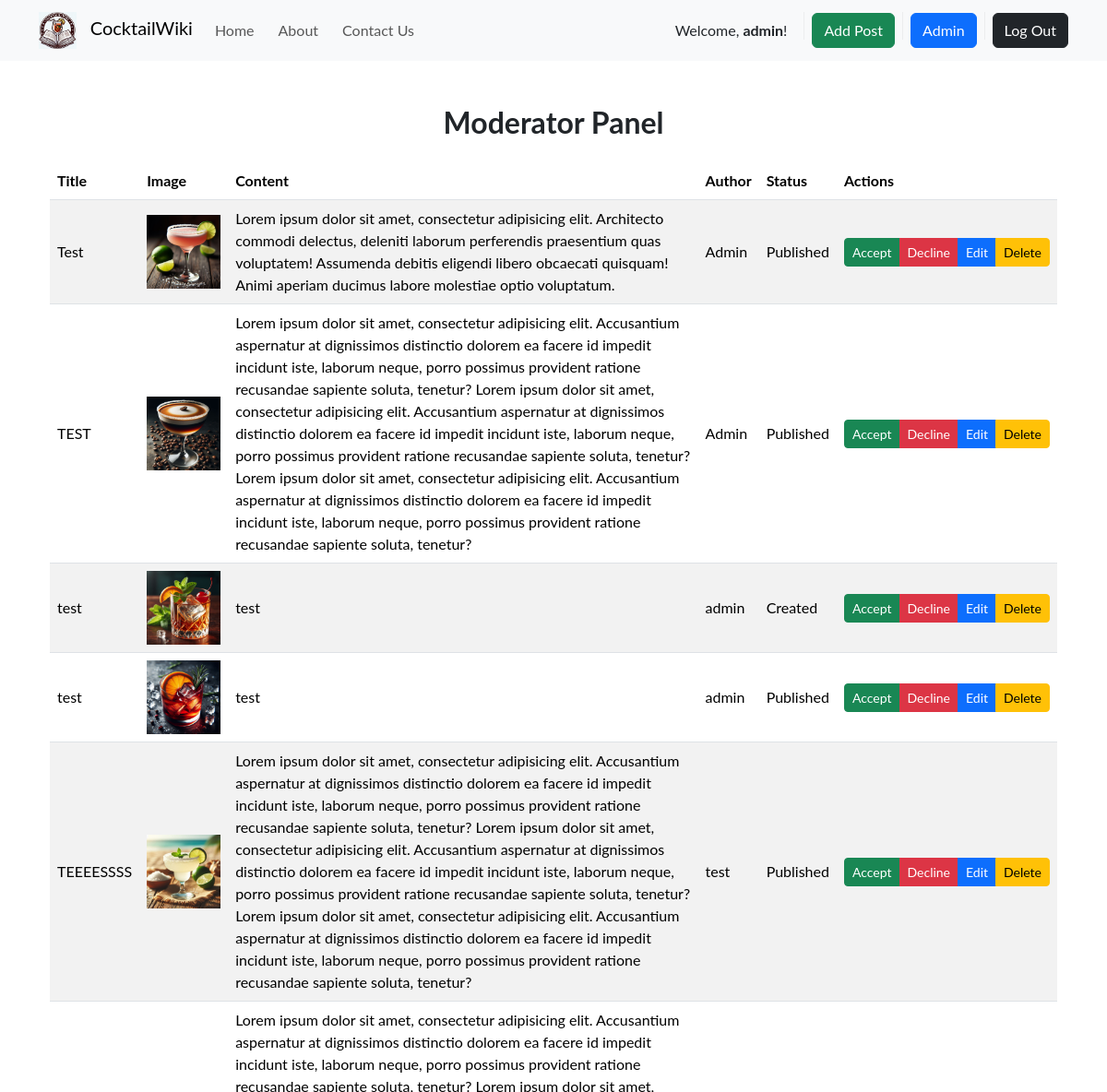
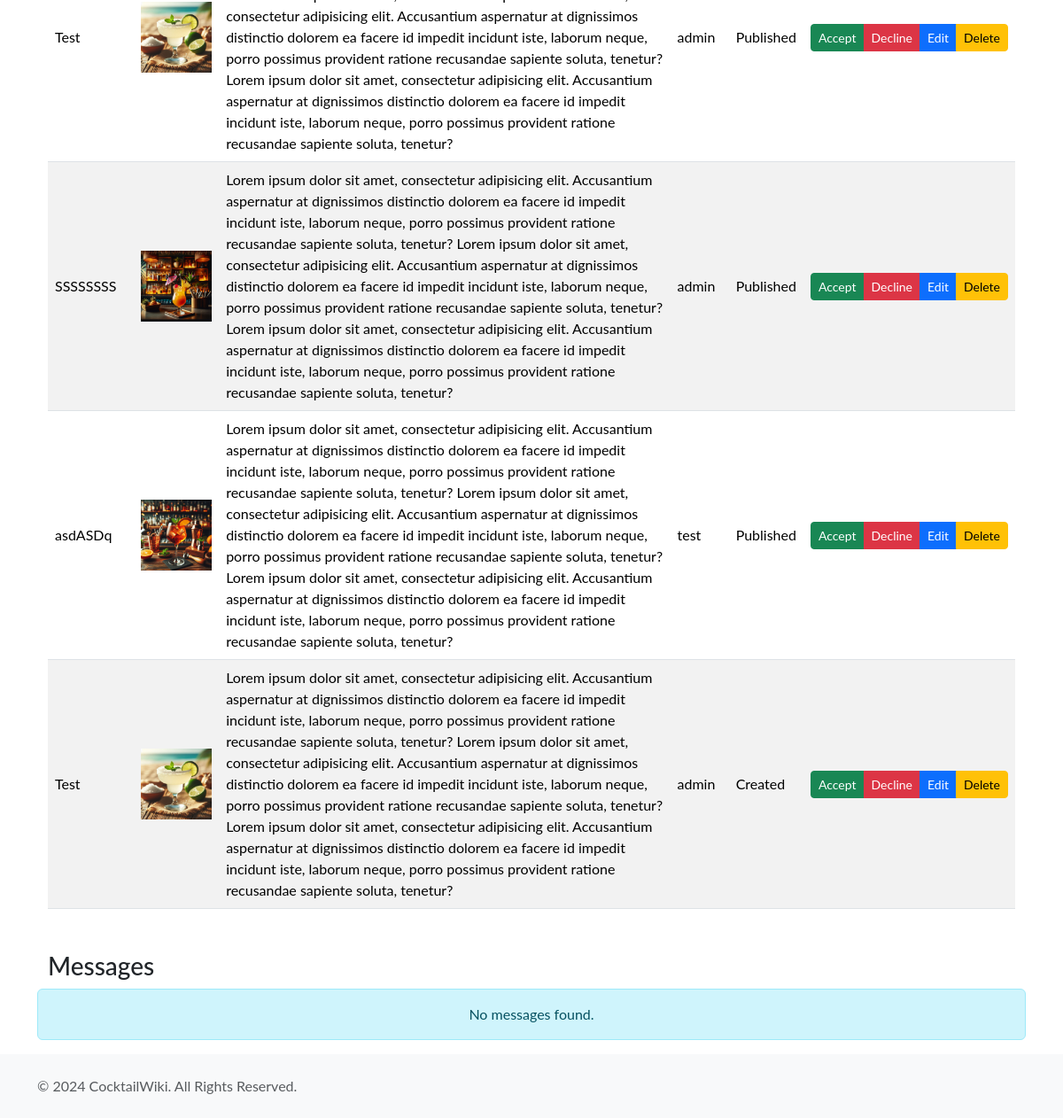
The app's page /moderator-panel/ (signed in), older data (2 pictures, top to bottom).
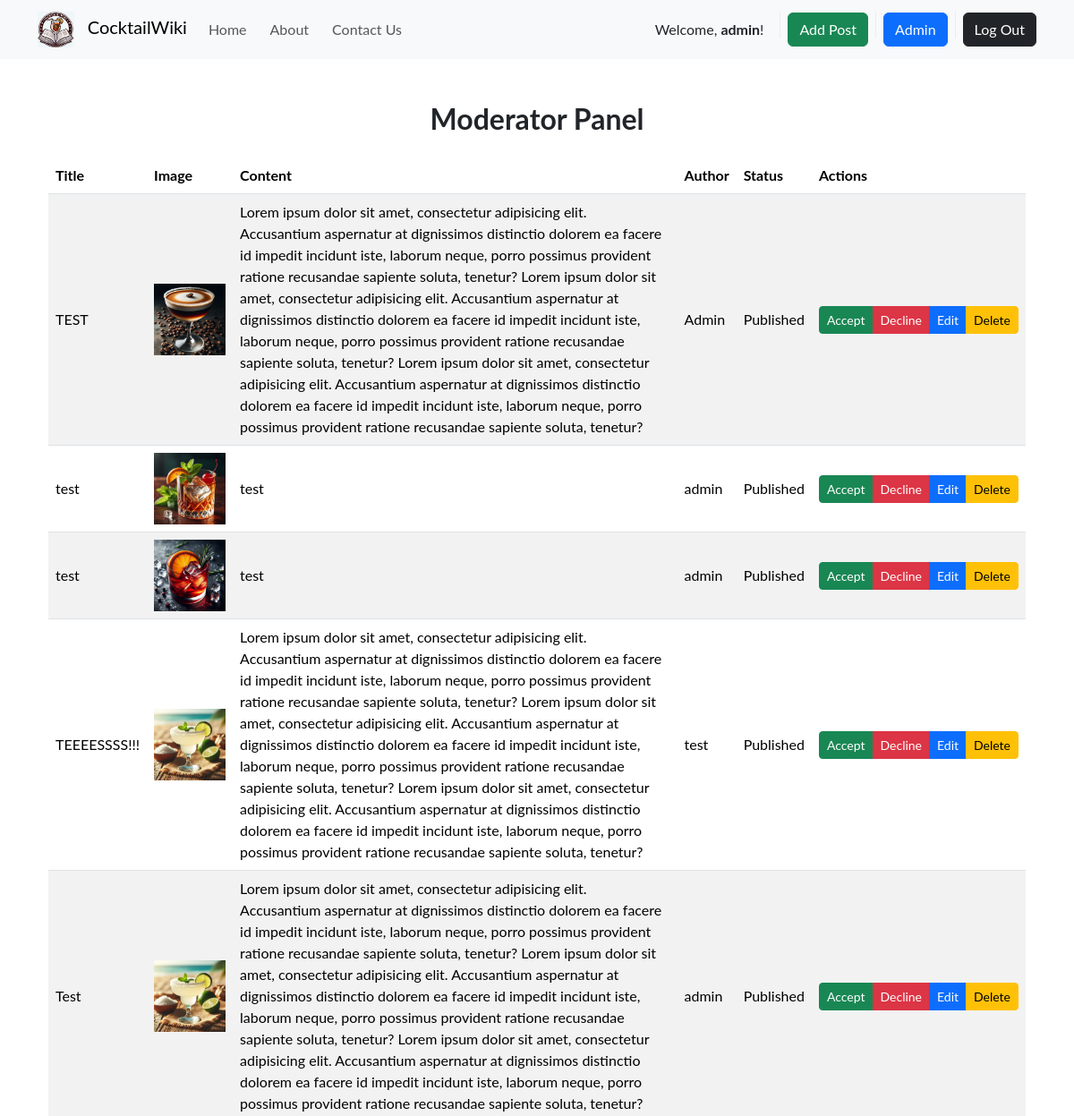
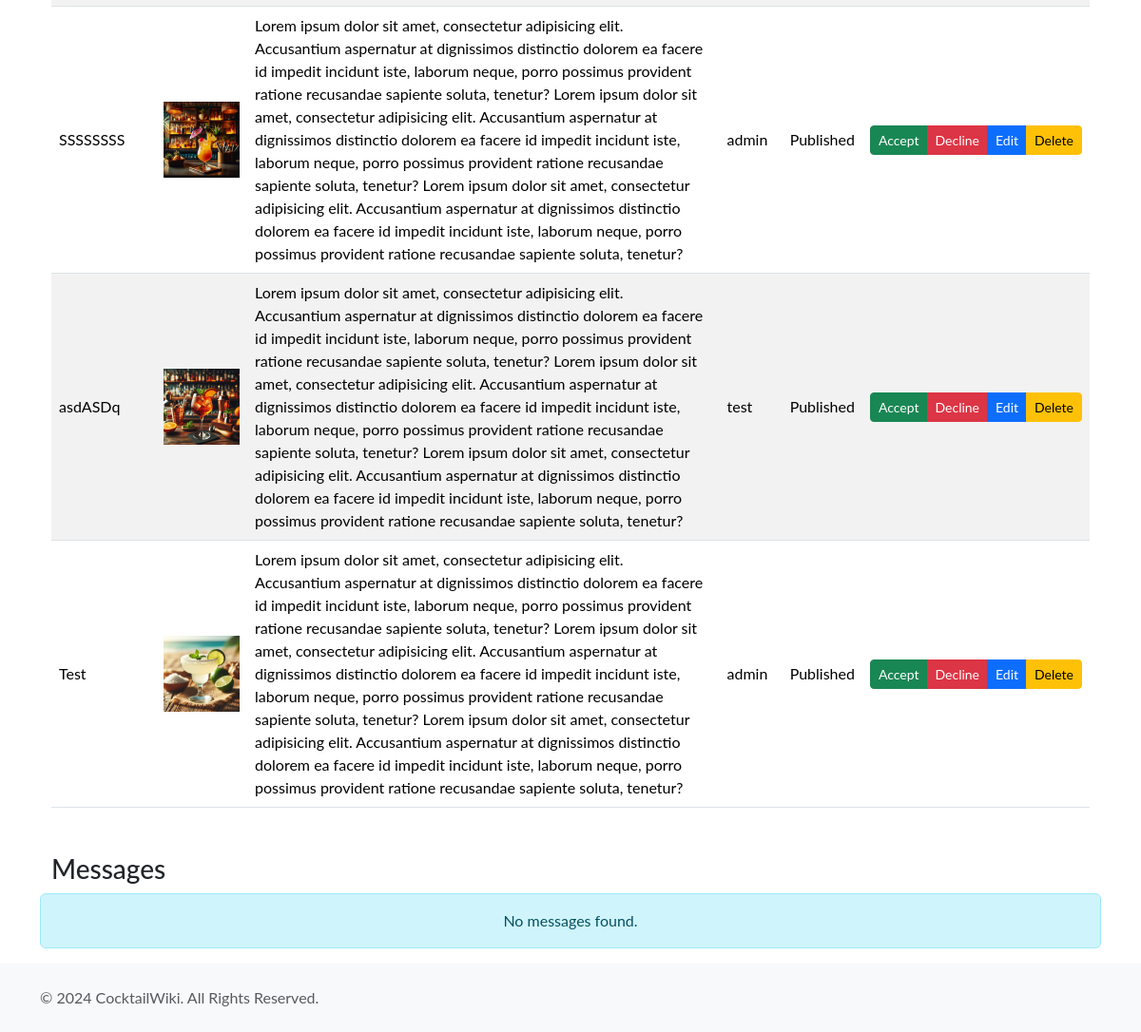
The same page, newer data (2 pictures, top to bottom).
### main/models.py (models this page shows, shortened)
class Post(models.Model):
    STATUS_POST = (
        (0, "Created"),
        (1, "Published"),
        (2, "Denied")
    )
    title = models.CharField(max_length=2500)
    content = models.TextField()
    image = models.ImageField('Image', null=False, upload_to='media')
    author = models.ForeignKey(User, on_delete=models.CASCADE)
    created_at = models.DateTimeField(auto_now_add=True)
    status = models.IntegerField(STATUS_POST, default=0)
    def display_status(self):
        return dict(self.STATUS_POST).get(self.status, 'Unknown')

### main/views.py (the view)
# urls.py: path('moderator-panel/', views.moderator_panel, name='moderator_panel'),
@login_required
@user_passes_test(is_moderator)
def moderator_panel(request):
    posts = Post.objects.all().order_by('created_at')
    messages = Message.objects.all().order_by('created_at')
    return render(request, 'main/admin_panel/moderator_panel.html', {'posts': posts, 'messages': messages})

### main/context_processors.py (called while the page is built)
def moderator_status(request):
    is_moderator = request.user.groups.filter(name='Administrator').exists() if request.user.is_authenticated else False
    return {'is_moderator': is_moderator}

### main/views.py (called while the page is built)
def is_moderator(user):
    return user.groups.filter(name='Administrator').exists()

### main/templates/main/admin_panel/moderator_panel.html (shortened to what this page needs)
{% extends 'main/layout.html' %}
{% block content %}
<div class="container mt-4">
    <h2 class="text-center title-page">Moderator Panel</h2>
    <div class="d-none d-lg-block">
        <table class="table table-striped mt-4">
            <thead>
                <tr>
                    <th>Title</th>
                    <th>Image</th>
                    <th>Content</th>
                    <th>Author</th>
                    <th>Status</th>
                    <th>Actions</th>
                </tr>
            </thead>
            <tbody>
                {% for post in posts %}
                <tr>
                    <td>{{ post.title }}</td>
                    <td><img src="{{ post.image.url }}" width="80" alt="{{ post.title }} image"></td>
                    <td>{{ post.content }}</td>
                    <td>{{ post.author }}</td>
                    <td>{{ post.display_status }}</td>
                    <td>
                        <div class="btn-group" role="group" aria-label="Post Actions">
                            <a class="btn btn-success btn-sm" href="{% url 'change_status' post.id 1 %}">
                                 Accept
                            </a>
                            <a class="btn btn-danger btn-sm" href="{% url 'change_status' post.id 2 %}">
                                 Decline
                            </a>
                            <a class="btn btn-primary btn-sm" href="{% url 'edit_post' post.id %}">
                                 Edit
                            </a>
                            <a class="btn btn-warning btn-sm" href="{% url 'delete_post' post.id %}"
                               onclick="return confirm('Are you sure you want to delete this post?');">
                                 Delete
                            </a>
                        </div>
                    </td>
                </tr>
                {% endfor %}
            </tbody>
        </table>
    </div>
    <h3 class="mt-5">Messages</h3>
    <div class="row">
        {% if messages %}
        {% for message in messages %}
        <div class="col-12 col-sm-6 col-md-4 mb-4">
            <div class="card h-100">
                <div class="card-body">
                    <p class="card-text">{{ message.content }}</p>
                    <small class="text-muted">From: {{ message.sender.username }} on {{ message.created_at }}</small>
                </div>
                <div class="card-footer text-center">
                    <a href="{% url 'delete_message' message.id %}" class="btn btn-danger btn-sm"
                       onclick="return confirm('Are you sure you want to delete this message?');">Delete</a>
                </div>
            </div>
        </div>
        {% endfor %}
        {% else %}
        <div class="alert alert-info text-center w-100" role="alert">
            No messages found.
        </div>
        {% endif %}
    </div>
</div>
{% endblock %}

### main/templates/main/layout.html (shortened to what this page needs)
{% load static %}
<!DOCTYPE html>
<html lang="en">
<head>
    <link href="https://cdn.jsdelivr.net/npm/bootstrap@5.3.3/dist/css/bootstrap.min.css" rel="stylesheet"
>
    <link href="{% static 'css/main.css' %}" rel="stylesheet">
</head>
<body>
<nav class="navbar navbar-expand-lg navbar-light bg-light">
    <div class="container">
        <a class="navbar-brand" href="{% url 'index' %}">
            <img src="{% static 'img/logo.jpg' %}" alt="CocktailWiki Logo" height="40"> CocktailWiki
        </a>
        <div class="collapse navbar-collapse" id="navbarNav">
            <ul class="navbar-nav me-auto mb-2 mb-lg-0">
                <li class="nav-item">
                    <a class="nav-link" aria-current="page" href="{% url 'index' %}">Home</a>
                </li>
                <li class="nav-item">
                    <a class="nav-link" href="{% url 'about' %}">About</a>
                </li>
                <li class="nav-item">
                    <a class="nav-link" href="{% url 'contact' %}">Contact Us</a>
                </li>
            </ul>
            {% if user.is_authenticated %}
            <a class="nav-link">Welcome, <b>{{ user.username }}</b>!</a>
            <a class="btn btn-success" href="{% url 'create_post' %}">Add Post</a>
            {% if is_moderator %}
            <a class="btn btn-primary" href="{% url 'moderator_panel' %}">Admin</a>
            {% endif %}
            <a class="btn btn-dark" href="{% url 'logout' %}">Log Out</a>
            {% else %}
            <a class="btn btn-warning" href="{% url 'register' %}">Register</a>
            <div class="vr mx-2"></div>
            <a class="btn btn-primary" href="{% url 'login' %}">Log In</a>
            {% endif %}
        </div>
    </div>
</nav>
<div class="container">
    {% block content %}
    {% endblock %}
</div>
<footer class="bg-light text-center text-lg-start mt-auto py-4">
    <div class="container">
        <p class="text-muted mb-0">© 2024 CocktailWiki. All Rights Reserved.</p>
    </div>
</footer>
</body>
</html>

### main/static/css/main.css (style rules this page uses)
body { display: flex; flex-direction: column; min-height: 100vh; font-family: "Lato", serif; font-weight: 400; font-style: normal; }
.container { flex: 1; }
footer { background-color: #f8f9fa; padding: 20px 0; }
.table { width: 100%; }
.title-page { font-family: "Lato", serif; font-weight: 700; font-style: normal; }
.table td, .table th { vertical-align: middle; }
.navbar { margin-bottom: 2% }
.navbar-brand img { max-height: 40px; margin-right: 10px; }
.nav-link { margin-right: 10px; }

Row changes from the older to the newer data that the page shows:
removed Post: title "Test", image (picture), content "Lorem ipsum dolor sit amet, consectetur adipisicing elit. Architecto commodi delectus, deleniti laborum perferendis praesentium quas voluptatem! Assumenda debitis eligendi libero obcaecati quisquam! Animi aperiam ducimus labore molestiae optio voluptatum.", author "Admin", display_status "Published"
changed Post (number 2 of 8 on the later page): display_status "Created" → "Published"
changed Post: title "TEEEESSSS" → "TEEEESSSS!!!"
changed Post (number 8 of 8 on the later page): display_status "Created" → "Published"
